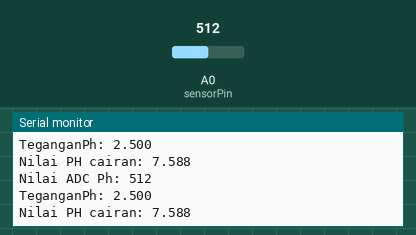
Simulated run of this sketch. Board: Arduino Uno, built with avr-gcc and run on an emulated ATmega328P. On the bench: the last lines printed to the serial monitor. The test bench sets the inputs (shaded band); at power-on: A0 (sensorPin) = 512.

Above: at 1.8 s.
1.9 s: A0 (sensorPin) set to 716
At 2.8 s:
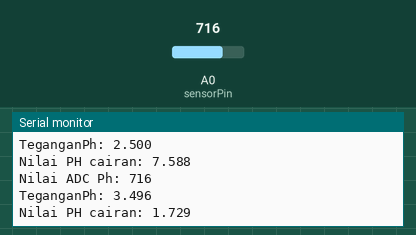
3.4 s: A0 (sensorPin) set to 900
At 4.8 s:
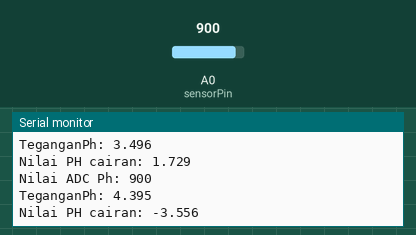
Timing chart, 0 to 6.4 s (numbered marks = the images above; inputs shaded):
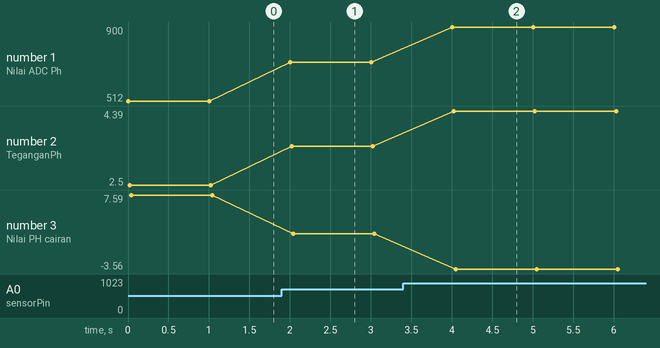

The sketch:

latihanSensorTDS.ino
```cpp
const int sensorPin  = A0;
float Po                        = 0;
void setup()
{
  pinMode (sensorPin, INPUT);
  Serial.begin(9600);
}
void loop()
{
   int pengukuranPh = analogRead(sensorPin);
   Serial.print("Nilai ADC Ph: ");
   Serial.println(pengukuranPh);
   double TeganganPh = 5 / 1024.0 * pengukuranPh;
   Serial.print("TeganganPh: ");
   Serial.println(TeganganPh, 3);
      ///Po = 7.00 + ((teganganPh7 - TeganganPh) / PhStep);
   Po = 7.00 + ((2.6 - TeganganPh) / 0.17);
   Serial.print("Nilai PH cairan: ");
   Serial.println(Po, 3);

   delay(1000);

}
```

Measured:
- after the input at 1.9 s, the serial monitor: prints a new line after 0.10 s (image 1)
- after the input at 3.4 s, the serial monitor: prints a new line after 0.61 s (image 2)
- plotted number 1: 512 → 716 after the input at 1.9 s, 716 → 900 after the input at 3.4 s
- plotted number 2: 2.5 → 3.5 after the input at 1.9 s, 3.5 → 4.39 after the input at 3.4 s
- plotted number 3: 7.59 → 1.73 after the input at 1.9 s, 1.73 → -3.56 after the input at 3.4 s
